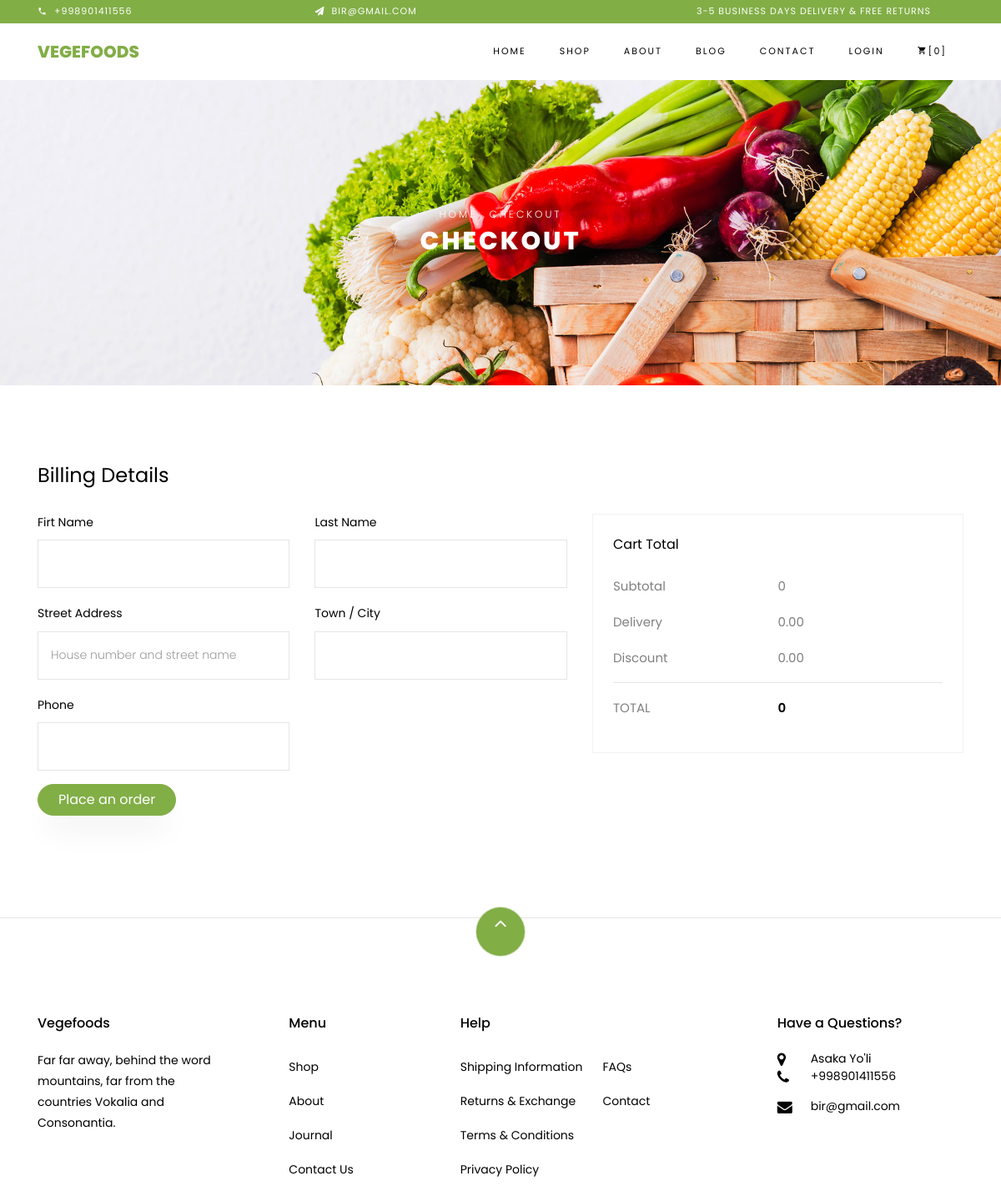
The app's page /checkout/ with its own data.
### main/models.py (models this page shows, shortened)
class Info(models.Model):
    address = models.CharField(max_length=255)
    phone_number = models.CharField(max_length=15)
    email = models.CharField(max_length=255)
    website = models.CharField(max_length=200)

### main/views.py (the view)
# urls.py: path('checkout/',checkout_view , name='checkout_url'),
def checkout_view(request):
    if request.user.is_authenticated:
        user = request.user
        basket = Basket.objects.filter(user_id=user.id).count()
        products = Basket.objects.filter(user_id=user.id)
    else:
        basket = 0
        products = []
    total = 0
    for i in products:
        total += i.product.price
    context = {
        'basket': basket,
        "total": total,
        'contact': Info.objects.last()
    }
    return render(request, 'checkout.html', context)

### template/checkout.html (shortened to what this page needs)
{% extends 'base.html' %}
{% block content %}
{% load static %}
    <div class="hero-wrap hero-bread" style="background-image: url({% static 'images/bg_1.jpg' %});">
      <div class="container">
        <div class="row no-gutters slider-text align-items-center justify-content-center">
          <div class="col-md-9 ftco-animate text-center">
          	<p class="breadcrumbs"><span class="mr-2"><a href="{% url 'index_url' %}">Home</a></span> <span>Checkout</span></p>
            <h1 class="mb-0 bread">Checkout</h1>
          </div>
        </div>
      </div>
    </div>
    <section class="ftco-section">
      <div class="container">
        <div class="row justify-content-center">
          <div class="col-xl-7 ftco-animate">
			  <form action="{% url 'create_order_url' %}" method="post" class="billing-form">
				  <h3 class="mb-4 billing-heading">Billing Details</h3>
	          	<div class="row align-items-end">
	          		<div class="col-md-6">
	                <div class="form-group">
	                	<label for="firstname">Firt Name</label>
	                  <input type="text" name="firstname" id="firstname" class="form-control" placeholder="">
	                </div>
	              </div>
	              <div class="col-md-6">
	                <div class="form-group">
	                	<label for="lastname">Last Name</label>
	                  <input type="text" name="lastname" id="lastname" class="form-control" placeholder="">
	                </div>
                </div>
		            <div class="col-md-6">
		            	<div class="form-group">
	                	<label for="street">Street Address</label>
	                  <input type="text" name="street" id="street" class="form-control" placeholder="House number and street name">
	                </div>
		            </div>
		            <div class="col-md-6">
		            	<div class="form-group">
	                	<label for="city">Town / City</label>
	                  <input type="text" name="city" id="city" class="form-control" placeholder="">
	                </div>
		            </div>
		            <div class="col-md-6">
	                <div class="form-group">
	                	<label for="phone">Phone</label>
	                  <input type="text" id="phone" name="phone_number" class="form-control" placeholder="">
	                </div>
	              </div>
	            </div>
				  <p><button type="submit" class="btn btn-primary py-3s px-4">Place an order</button></p>
	          </form>
					</div>
					<div class="col-xl-5">
	          <div class="row mt-5 pt-3">
	          	<div class="col-md-12 d-flex mb-5">
	          		<div class="cart-detail cart-total p-3 p-md-4">
	          			<h3 class="billing-heading mb-4">Cart Total</h3>
	          			<p class="d-flex">
		    						<span>Subtotal</span>
		    						<span>{{total}}</span>
		    					</p>
		    					<p class="d-flex">
		    						<span>Delivery</span>
		    						<span>0.00</span>
		    					</p>
		    					<p class="d-flex">
		    						<span>Discount</span>
		    						<span>0.00</span>
		    					</p>
		    					<hr>
		    					<p class="d-flex total-price">
		    						<span>Total</span>
		    						<span>{{total}}</span>
		    					</p>
								</div>
	          	</div>
	          </div>
          </div>
        </div>
      </div>
    </section>
{% endblock %}

### template/base.html (shortened to what this page needs)
{% load static %}
<!DOCTYPE html>
<html lang="en">
  <head>
    <link rel="stylesheet" href="{% static 'css/open-iconic-bootstrap.min.css' %}">
    <link rel="stylesheet" href="{% static 'css/animate.css' %}">
    <link rel="stylesheet" href="{% static 'css/owl.carousel.min.css' %}">
    <link rel="stylesheet" href="{% static 'css/owl.theme.default.min.css' %}">
    <link rel="stylesheet" href="{% static 'css/magnific-popup.css' %}">
    <link rel="stylesheet" href="{% static 'css/aos.css' %}">
    <link rel="stylesheet" href="{% static 'css/ionicons.min.css' %}">
    <link rel="stylesheet" href="{% static 'css/bootstrap-datepicker.css' %}">
    <link rel="stylesheet" href="{% static 'css/jquery.timepicker.css' %}">
    <link rel="stylesheet" href="{% static 'css/flaticon.css' %}">
    <link rel="stylesheet" href="{% static 'css/icomoon.css' %}">
    <link rel="stylesheet" href="{% static 'css/style.css' %}">
  </head>
  <body class="goto-here">
		<div class="py-1 bg-primary">
    	<div class="container">
    		<div class="row no-gutters d-flex align-items-start align-items-center px-md-0">
	    		<div class="col-lg-12 d-block">
		    		<div class="row d-flex">
		    			<div class="col-md pr-4 d-flex topper align-items-center">
					    	<div class="icon mr-2 d-flex justify-content-center align-items-center"><span class="icon-phone2"></span></div>
						    <span class="text">{{contact.phone_number}}</span>
					    </div>
					    <div class="col-md pr-4 d-flex topper align-items-center">
					    	<div class="icon mr-2 d-flex justify-content-center align-items-center"><span class="icon-paper-plane"></span></div>
						    <span class="text">{{contact.email}}</span>
					    </div>
					    <div class="col-md-5 pr-4 d-flex topper align-items-center text-lg-right">
						    <span class="text">3-5 Business days delivery &amp; Free Returns</span>
					    </div>
				    </div>
			    </div>
		    </div>
		  </div>
    </div>
    <nav class="navbar navbar-expand-lg navbar-dark ftco_navbar bg-dark ftco-navbar-light" id="ftco-navbar">
	    <div class="container">
	      <a class="navbar-brand" href="{% url 'index_url'  %}">Vegefoods</a>
	      <div class="collapse navbar-collapse" id="ftco-nav">
	        <ul class="navbar-nav ml-auto">
	          <li class="nav-item active"><a href="{% url 'index_url' %}" class="nav-link">Home</a></li>
	          <li class="nav-item"><a href="{% url 'shop_url' %}" class="nav-link">Shop</a></li>
	          <li class="nav-item"><a href="{% url 'about_url' %}" class="nav-link">About</a></li>
	          <li class="nav-item"><a href="{% url 'blog_url' %}" class="nav-link">Blog</a></li>
	          <li class="nav-item"><a href="{% url 'contact_url' %}" class="nav-link">Contact</a></li>
                {% if user.is_authenticated %}
                <li class="nav-item"><a href="{% url 'account_url' %}" class="nav-link">Account</a></li>
	          <li class="nav-item cta cta-colored"><a href="{% url 'cart_url' %}" class="nav-link"><span class="icon-shopping_cart"></span>[{{basket}}]</a></li>
                {% else %}
                <li class="nav-item"><a href="{% url 'login_url' %}" class="nav-link">Login</a></li>
	          <li class="nav-item cta cta-colored"><a href="{% url 'cart_url' %}" class="nav-link"><span class="icon-shopping_cart"></span>[0]</a></li>
                {% endif %}
	        </ul>
	      </div>
	    </div>
	  </nav>
{% block content %}
{% endblock %}
    <footer class="ftco-footer ftco-section">
      <div class="container">
      	<div class="row">
      		<div class="mouse">
						<a href="#" class="mouse-icon">
							<div class="mouse-wheel"><span class="ion-ios-arrow-up"></span></div>
						</a>
					</div>
      	</div>
        <div class="row mb-5">
          <div class="col-md">
            <div class="ftco-footer-widget mb-4">
              <h2 class="ftco-heading-2">Vegefoods</h2>
              <p>Far far away, behind the word mountains, far from the countries Vokalia and Consonantia.</p>
            </div>
          </div>
          <div class="col-md">
            <div class="ftco-footer-widget mb-4 ml-md-5">
              <h2 class="ftco-heading-2">Menu</h2>
              <ul class="list-unstyled">
                <li><a href="#" class="py-2 d-block">Shop</a></li>
                <li><a href="#" class="py-2 d-block">About</a></li>
                <li><a href="#" class="py-2 d-block">Journal</a></li>
                <li><a href="#" class="py-2 d-block">Contact Us</a></li>
              </ul>
            </div>
          </div>
          <div class="col-md-4">
             <div class="ftco-footer-widget mb-4">
              <h2 class="ftco-heading-2">Help</h2>
              <div class="d-flex">
	              <ul class="list-unstyled mr-l-5 pr-l-3 mr-4">
	                <li><a href="#" class="py-2 d-block">Shipping Information</a></li>
	                <li><a href="#" class="py-2 d-block">Returns &amp; Exchange</a></li>
	                <li><a href="#" class="py-2 d-block">Terms &amp; Conditions</a></li>
	                <li><a href="#" class="py-2 d-block">Privacy Policy</a></li>
	              </ul>
	              <ul class="list-unstyled">
	                <li><a href="#" class="py-2 d-block">FAQs</a></li>
	                <li><a href="#" class="py-2 d-block">Contact</a></li>
	              </ul>
	            </div>
            </div>
          </div>
          <div class="col-md">
            <div class="ftco-footer-widget mb-4">
            	<h2 class="ftco-heading-2">Have a Questions?</h2>
            	<div class="block-23 mb-3">
	              <ul>
	                <li><span class="icon icon-map-marker"></span><span class="text">{{contact.address}}</span></li>
	                <li><a href="#"><span class="icon icon-phone"></span><span class="text">{{contact.phone_number}}</span></a></li>
	                <li><a href="#"><span class="icon icon-envelope"></span><span class="text">{{contact.email}}</span></a></li>
	              </ul>
	            </div>
            </div>
          </div>
        </div>
      </div>
    </footer>
  </body>
</html>

### static/css/icomoon.css (style rules this page uses)
[class^="icon-"], [class*=" icon-"] { font-family: 'icomoon' !important; speak: none; font-style: normal; font-weight: normal; font-variant: normal; text-transform: none; line-height: 1; -webkit-font-smoothing: antialiased; -moz-osx-font-smoothing: grayscale; }
.icon-map-marker:before { content: "\f041"; }
.icon-phone:before { content: "\f095"; }
.icon-envelope:before { content: "\f0e0"; }
.icon-paper-plane:before { content: "\f1d8"; }
.icon-phone2:before { content: "\e0cd"; }
.icon-shopping_cart:before { content: "\e8cc"; }

### records on screen
Info: phone_number "+998901411556", email "BIR@GMAIL.COM", address "Asaka Yo'li", email "bir@gmail.com"

### other values on screen
{{ total }} "0"
